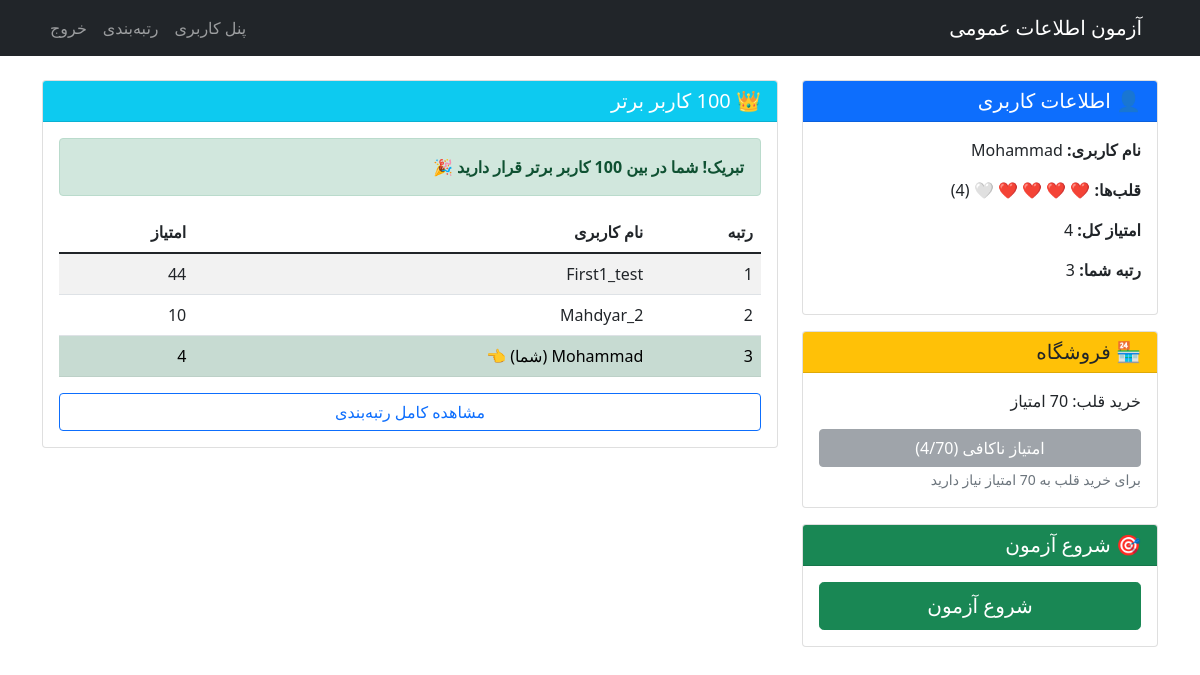
/dashboard/ (signed in), run on the app's committed database.
### Users/models.py (models this page shows, shortened)
class CustomUser(AbstractUser):
    hearts = models.IntegerField(default=5)
    hearts_last_update = models.DateTimeField(default=timezone.now)
    total_score = models.IntegerField(default=0)
    def can_take_quiz(self):
        if self.hearts > 0:
            return True, "می‌توانید آزمون دهید"
    def get_rank(self):
        users_above = CustomUser.objects.filter(total_score__gt=self.total_score).count()
        return users_above + 1

### Users/views.py (the view)
# urls.py: path('dashboard/', views.dashboard, name='dashboard'),
@login_required
def dashboard(request):
    user = request.user
    top_users_query = CustomUser.objects.all().order_by('-total_score')
    top_users = list(top_users_query[:100])
    user_rank = user.get_rank()
    user_in_top_100 = any(top_user.id == user.id for top_user in top_users)
    can_take_quiz, quiz_message = user.can_take_quiz()
    context = {
        'user': user,
        'can_take_quiz': can_take_quiz,
        'quiz_message': quiz_message,
        'top_users': top_users,
        'user_rank': user_rank,
        'user_in_top_100': user_in_top_100,
    }
    return render(request, 'Users/dashboard.html', context)

### Users/templates/Users/dashboard.html (shortened to what this page needs)
<!DOCTYPE html>
<html lang="fa" dir="rtl">
<head>
    <link href="https://cdn.jsdelivr.net/npm/bootstrap@5.1.3/dist/css/bootstrap.min.css" rel="stylesheet">
</head>
<body>
    <nav class="navbar navbar-expand-lg navbar-dark bg-dark">
        <div class="container">
            <a class="navbar-brand" href="/dashboard/">آزمون اطلاعات عمومی</a>
            <div class="navbar-nav">
                <a class="nav-link" href="/dashboard/">پنل کاربری</a>
                <a class="nav-link" href="/leaderboard/">رتبه‌بندی</a>
                <a class="nav-link" href="/logout/">خروج</a>
            </div>
        </div>
    </nav>
    <div class="container mt-4">
        <div class="row">
            <div class="col-md-4">
                <div class="card">
                    <div class="card-header bg-primary text-white">
                        <h5 class="mb-0">👤 اطلاعات کاربری</h5>
                    </div>
                    <div class="card-body">
                        <p><strong>نام کاربری:</strong> {{ user.username }}</p>
                        <p><strong>قلب‌ها:</strong>
                            {% for i in "12345" %}
                                {% if forloop.counter <= user.hearts %}
                                    ❤️
                                {% else %}
                                    🤍
                                {% endif %}
                            {% endfor %}
                            ({{ user.hearts }})
                        </p>
                        <p><strong>امتیاز کل:</strong> {{ user.total_score }}</p>
                        <p><strong>رتبه شما:</strong> {{ user_rank }}</p>
                    </div>
                </div>
                <div class="card mt-3">
                    <div class="card-header bg-warning">
                        <h5 class="mb-0">🏪 فروشگاه</h5>
                    </div>
                    <div class="card-body">
                        <p>خرید قلب: 70 امتیاز</p>
                        {% if user.total_score >= 70 %}
                            <a href="/buy-heart/" class="btn btn-success w-100">خرید قلب (70 امتیاز)</a>
                        {% else %}
                            <button class="btn btn-secondary w-100" disabled>
                                امتیاز ناکافی ({{ user.total_score }}/70)
                            </button>
                            <small class="text-muted">برای خرید قلب به 70 امتیاز نیاز دارید</small>
                        {% endif %}
                    </div>
                </div>
                <div class="card mt-3">
                    <div class="card-header bg-success text-white">
                        <h5 class="mb-0">🎯 شروع آزمون</h5>
                    </div>
                    <div class="card-body">
                        {% if can_take_quiz %}
                            <a href="/quiz/" class="btn btn-success btn-lg w-100">شروع آزمون</a>
                        {% else %}
                            <div class="alert alert-warning">
                                <p class="mb-2">{{ quiz_message }}</p>
                            </div>
                        {% endif %}
                    </div>
                </div>
            </div>
            <div class="col-md-8">
                <div class="card">
                    <div class="card-header bg-info text-white">
                        <h5 class="mb-0">👑 100 کاربر برتر</h5>
                    </div>
                    <div class="card-body">
                        {% if user_in_top_100 %}
                            <div class="alert alert-success">
                                <strong>تبریک! شما در بین 100 کاربر برتر قرار دارید 🎉</strong>
                            </div>
                        {% else %}
                            <div class="alert alert-info">
                                <strong>رتبه شما: {{ user_rank }}</strong> - برای قرارگیری در بین 100 کاربر برتر، امتیاز خود را افزایش دهید!
                            </div>
                        {% endif %}
                        <div class="table-responsive">
                            <table class="table table-striped">
                                <thead>
                                    <tr>
                                        <th>رتبه</th>
                                        <th>نام کاربری</th>
                                        <th>امتیاز</th>
                                    </tr>
                                </thead>
                                <tbody>
                                    {% for top_user in top_users %}
                                    <tr {% if top_user.id == user.id %}class="table-success"{% endif %}>
                                        <td>{{ forloop.counter }}</td>
                                        <td>
                                            {{ top_user.username }}
                                            {% if top_user.id == user.id %} (شما) 👈{% endif %}
                                        </td>
                                        <td>{{ top_user.total_score }}</td>
                                    </tr>
                                    {% endfor %}
                                </tbody>
                            </table>
                        </div>
                        <a href="/leaderboard/" class="btn btn-outline-primary w-100">مشاهده کامل رتبه‌بندی</a>
                    </div>
                </div>
            </div>
        </div>
    </div>
</body>
</html>

### data on the page
CustomUser: username "Mohammad", hearts "4", total_score "4", shows "(شما) 👈"
CustomUser: username "First1_test", total_score "44"
CustomUser: username "Mahdyar_2", total_score "10"

### other printed values
{{ user_rank }} "3"
